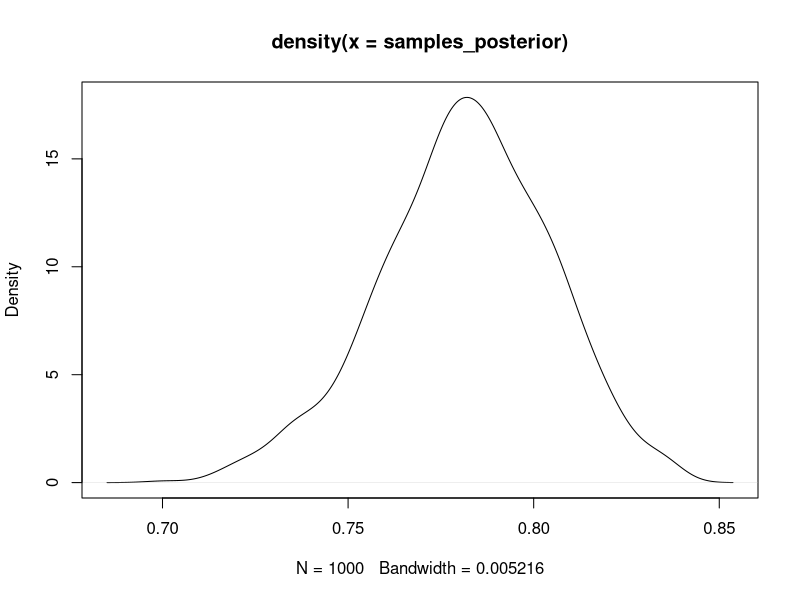
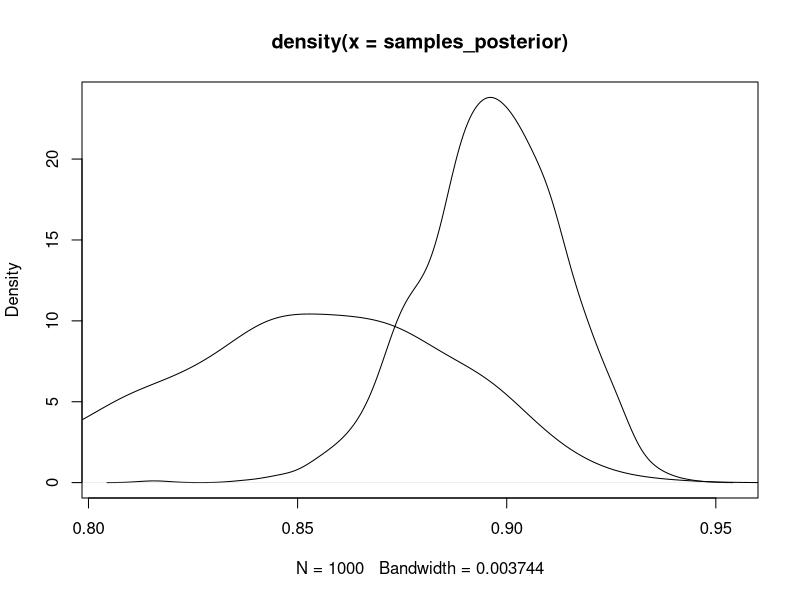
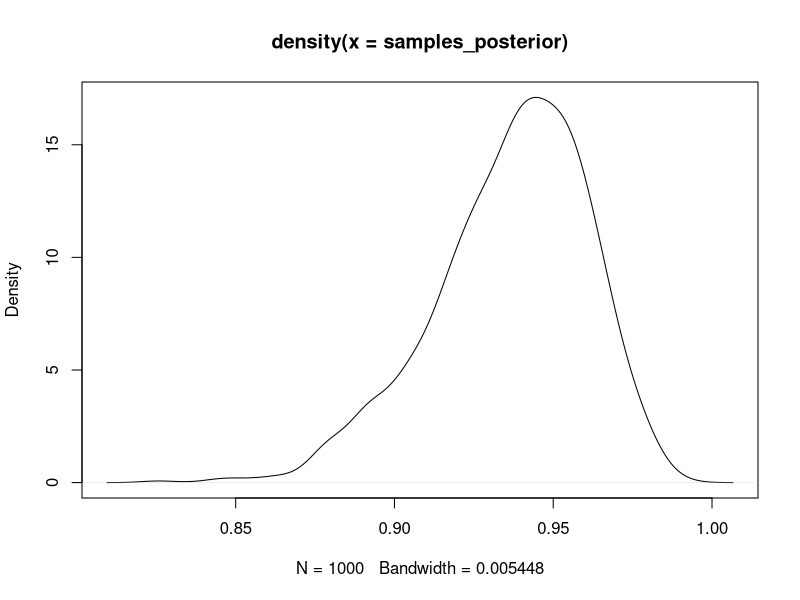
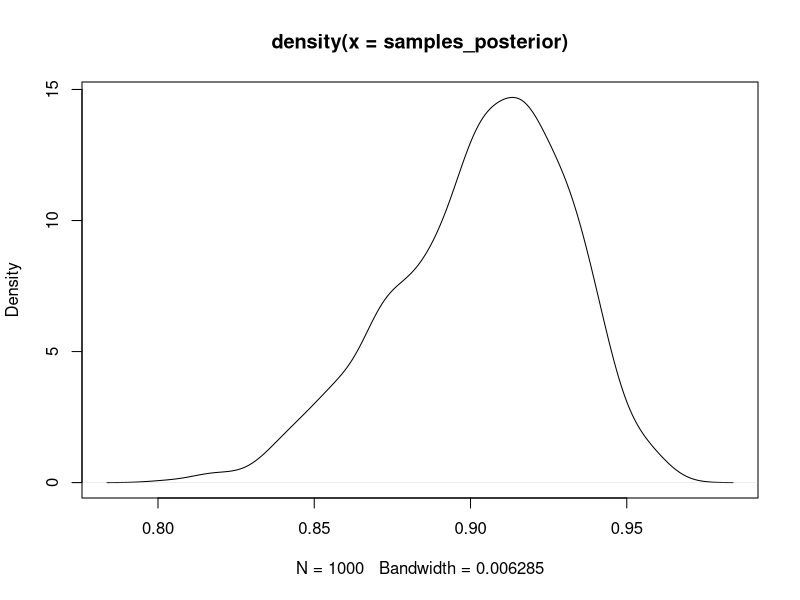
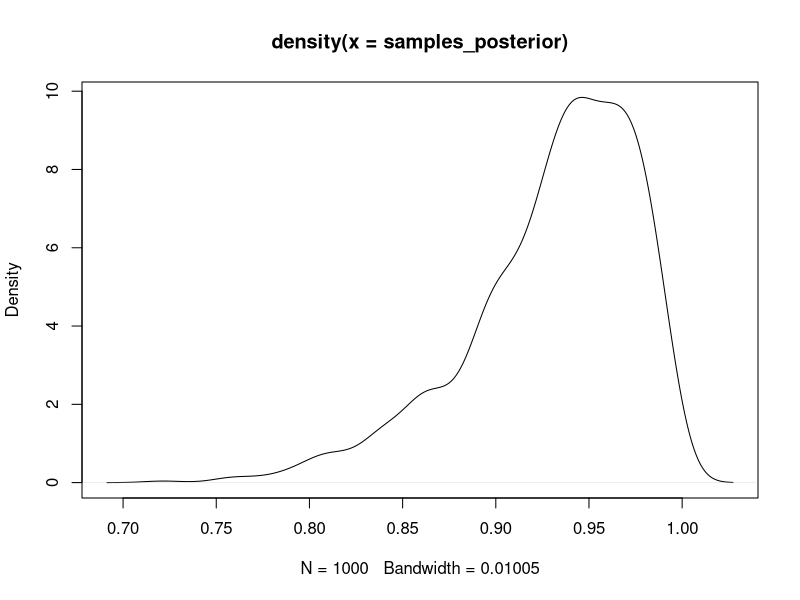
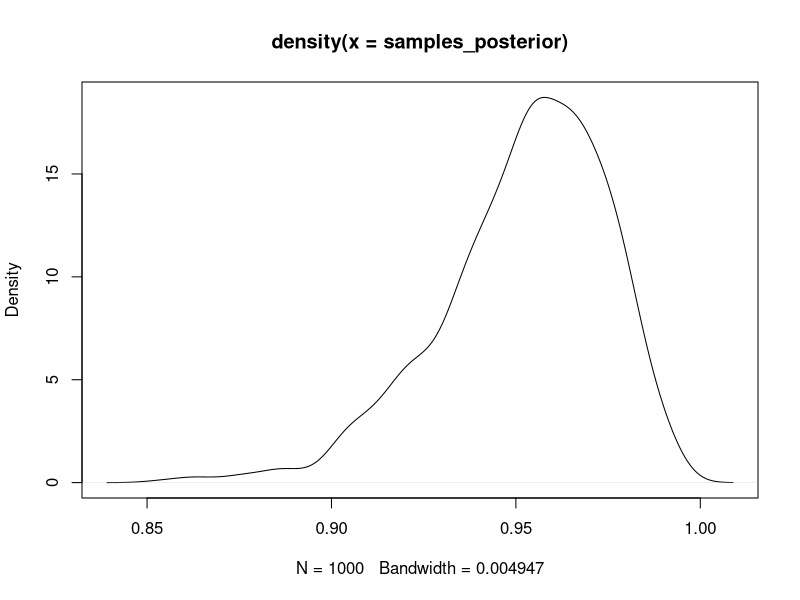
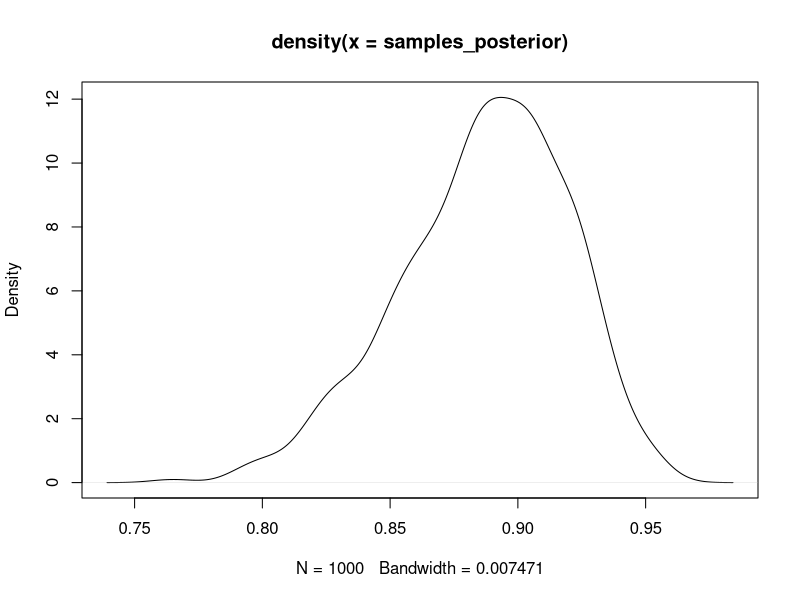

R code for these plots, in order:
library(readr)

data <- read_csv("ext_2025.csv")

names(data)
# "No"             "Hospital"       "Age"            "Sex"            "Disease2"      
# "Admission_date" "Discharge_date" "Outcome"

data$Hospital <- factor(data$Hospital)
data$Sex <- factor(data$Sex)
data$Disease2 <- factor(data$Disease2)

# Remove Ongoing (33 examples)
data <- data[data$Outcome != 'Ongoing',]

# Finish Factoring
data$Outcome <- factor(data$Outcome)

# Logistic Regression Model 
model <- glm(Outcome ~ Hospital + Sex + Disease2, data = data, family = "binomial")

##################
##### Priors #####
##################

# A) Noninformative Prior.

alpha <- 50
beta <- 50

alpha_posterior <- alpha + nrow(data[data$Outcome == 'Recovered',])
beta_posterior <- beta + nrow(data[data$Outcome == 'Deceased',])

samples_posterior <- rbeta(1000, alpha_posterior, beta_posterior)
samples_prior <- rbeta(1000, alpha, beta)
plot(density(samples_posterior))
lines(density(samples_prior))

# B) Prior from Research Literature 

alpha <- 85
beta <- 15

alpha_posterior <- alpha + nrow(data[data$Outcome == 'Recovered',])
beta_posterior <- beta + nrow(data[data$Outcome == 'Deceased',])

samples_posterior <- rbeta(1000, alpha_posterior, beta_posterior)
samples_prior <- rbeta(1000, alpha, beta)
plot(density(samples_posterior))
lines(density(samples_prior))

#####################################
##### Conditional Distributions #####
#####################################

# Sex A)

## A 1) Male

male_data <- data[data$Sex == 'Male', ]

alpha_posterior <- nrow(male_data[male_data$Outcome == 'Recovered',])
beta_posterior <- nrow(male_data[male_data$Outcome == 'Deceased',])

samples_posterior <- rbeta(1000, alpha_posterior, beta_posterior)
plot(density(samples_posterior))


alpha_posterior / (alpha_posterior + beta_posterior) # 93%

# Bayes Stats
# P(R | M) = P(M | R) P(R) / P(M)
p_m <- nrow(male_data) / nrow(data)
p_r <- nrow(data[data$Outcome == 'Recovered',]) / nrow(data)
p_m_given_r <- nrow(data[data$Outcome == 'Recovered' & data$Sex == 'Male',]) / nrow(data[data$Outcome == 'Recovered',])
(p_m_given_r * p_r) / p_m # 93% 

## A 2) Female

female_data <- data[data$Sex == 'Female', ]

alpha_posterior <- nrow(female_data[female_data$Outcome == 'Recovered',])
beta_posterior <- nrow(female_data[female_data$Outcome == 'Deceased',])

samples_posterior <- rbeta(1000, alpha_posterior, beta_posterior)
plot(density(samples_posterior))

alpha_posterior / (alpha_posterior + beta_posterior) # 90%

# Bayes Stats
# P(R | F) = P(F | R) P(R) / P(F)
p_f <- nrow(female_data) / nrow(data)
p_r <- nrow(data[data$Outcome == 'Recovered',]) / nrow(data)
p_f_given_r <- nrow(data[data$Outcome == 'Recovered' & data$Sex == 'Female',]) / nrow(data[data$Outcome == 'Recovered',])
(p_f_given_r * p_r) / p_f # 90% 


# B) Hospital


## B 1) Hospital 1

h1_data <- data[data$Hospital == 'A', ]

alpha_posterior <- nrow(h1_data[h1_data$Outcome == 'Recovered',])
beta_posterior <- nrow(h1_data[h1_data$Outcome == 'Deceased',])

samples_posterior <- rbeta(1000, alpha_posterior, beta_posterior)
plot(density(samples_posterior))

alpha_posterior / (alpha_posterior + beta_posterior) # 93%

# Bayes Stats
# P(R | F) = P(F | R) P(R) / P(F)
p_h1 <- nrow(h1_data) / nrow(data)
p_r <- nrow(data[data$Outcome == 'Recovered',]) / nrow(data)
p_h1_given_r <- nrow(data[data$Outcome == 'Recovered' & data$Hospital == 'A',]) / nrow(data[data$Outcome == 'Recovered',])
(p_h1_given_r * p_r) / p_h1 # 93% 


## B 2) Hospital 2
h2_data <- data[data$Hospital == 'B', ]

alpha_posterior <- nrow(h2_data[h2_data$Outcome == 'Recovered',])
beta_posterior <- nrow(h2_data[h2_data$Outcome == 'Deceased',])

samples_posterior <- rbeta(1000, alpha_posterior, beta_posterior)
plot(density(samples_posterior))

alpha_posterior / (alpha_posterior + beta_posterior) # 95%

# Bayes Stats
# P(R | F) = P(F | R) P(R) / P(F)
p_h2 <- nrow(h2_data) / nrow(data)
p_r <- nrow(data[data$Outcome == 'Recovered',]) / nrow(data)
p_h2_given_r <- nrow(data[data$Outcome == 'Recovered' & data$Hospital == 'B',]) / nrow(data[data$Outcome == 'Recovered',])
(p_h2_given_r * p_r) / p_h2 # 95% 

## B 3) Hospital 3
h3_data <- data[data$Hospital == 'C', ]

alpha_posterior <- nrow(h3_data[h3_data$Outcome == 'Recovered',])
beta_posterior <- nrow(h3_data[h3_data$Outcome == 'Deceased',])

samples_posterior <- rbeta(1000, alpha_posterior, beta_posterior)
plot(density(samples_posterior))

alpha_posterior / (alpha_posterior + beta_posterior) # 88%

# Bayes Stats
# P(R | F) = P(F | R) P(R) / P(F)
p_h3 <- nrow(h3_data) / nrow(data)
p_r <- nrow(data[data$Outcome == 'Recovered',]) / nrow(data)
p_h3_given_r <- nrow(data[data$Outcome == 'Recovered' & data$Hospital == 'C',]) / nrow(data[data$Outcome == 'Recovered',])
(p_h3_given_r * p_r) / p_h3 # 88% 
